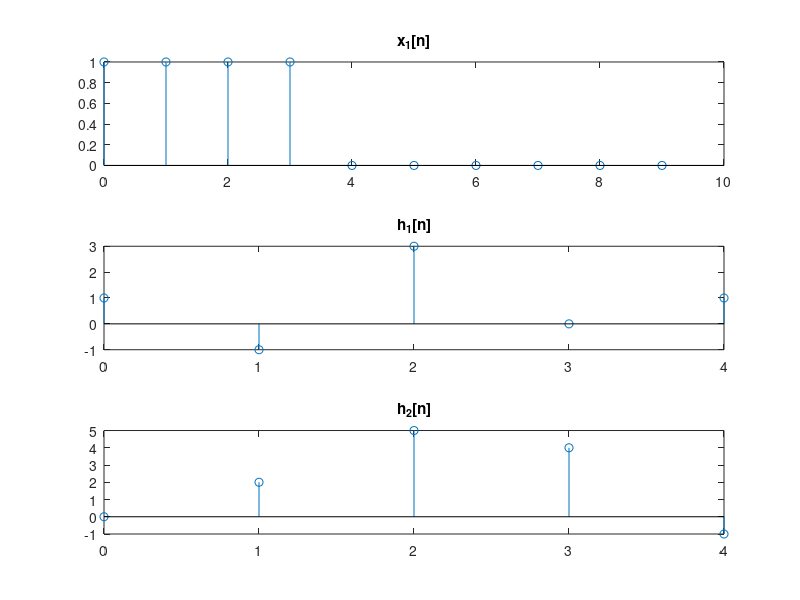

Source code (MATLAB):
% Problem 2.4(a)

x1 = [1 1 1 1 0 0 0 0 0 0];
nx1 = 0:1:9;

h1 = [1 -1 3 0 1];
h2 = [0 2 5 4 -1];
nh1 = 0:1:4;

subplot(3, 1, 1), stem(nx1, x1), title("x_1[n]");
subplot(3, 1, 2), stem(nh1, h1), title("h_1[n]");
subplot(3, 1, 3), stem(nh1, h2), title("h_2[n]");

saveas(gcf, "plots/P2_4_a_out.png");

close;
